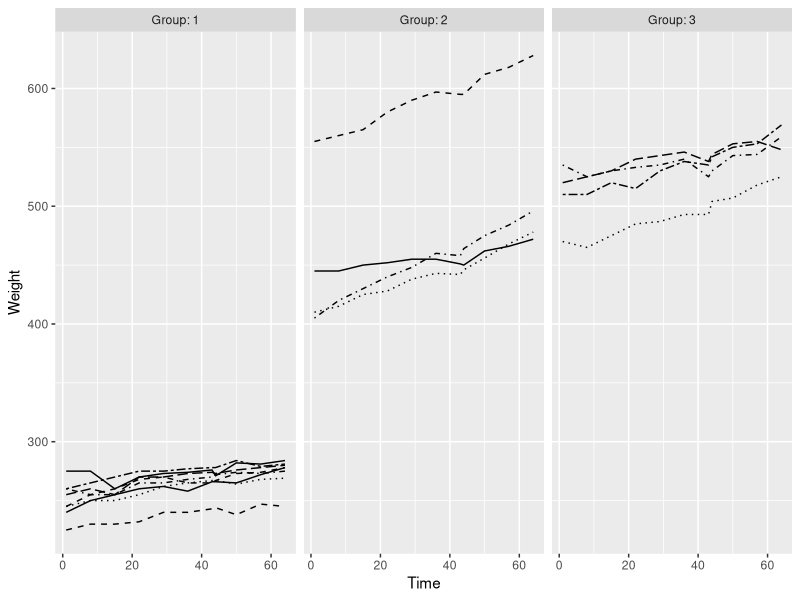
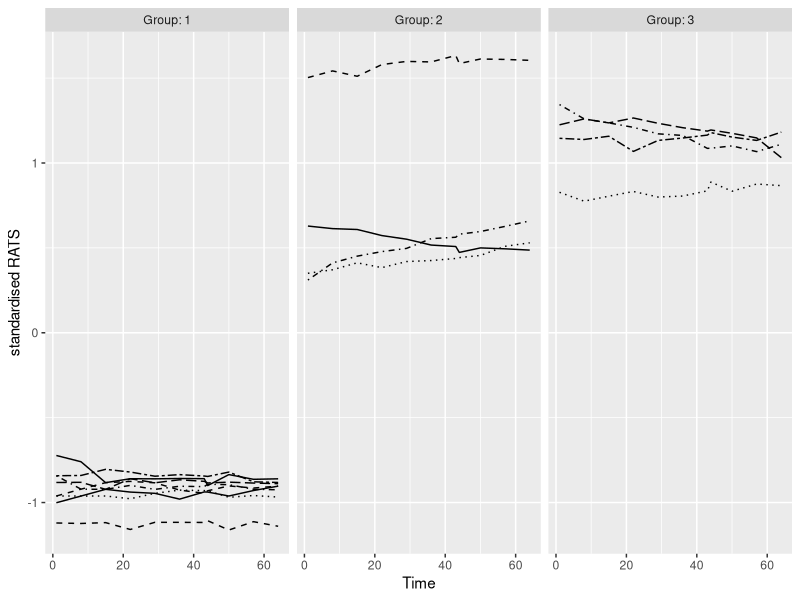
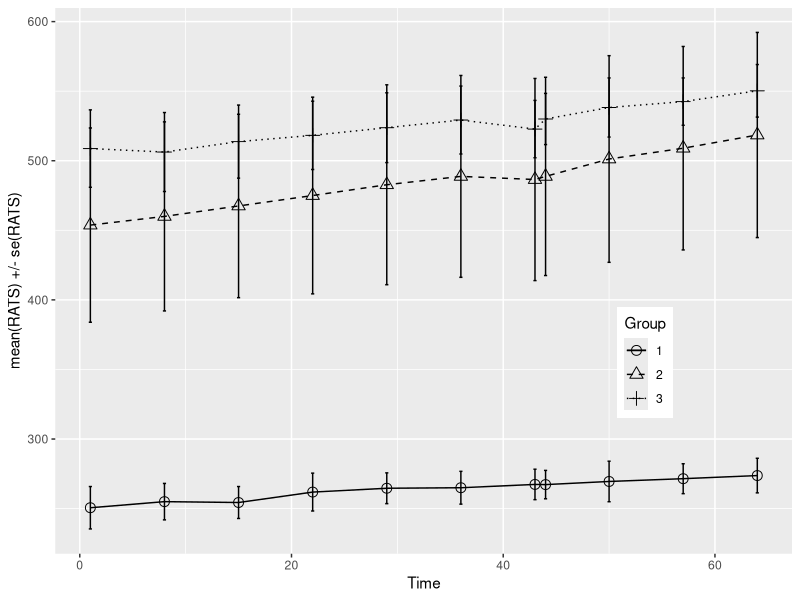
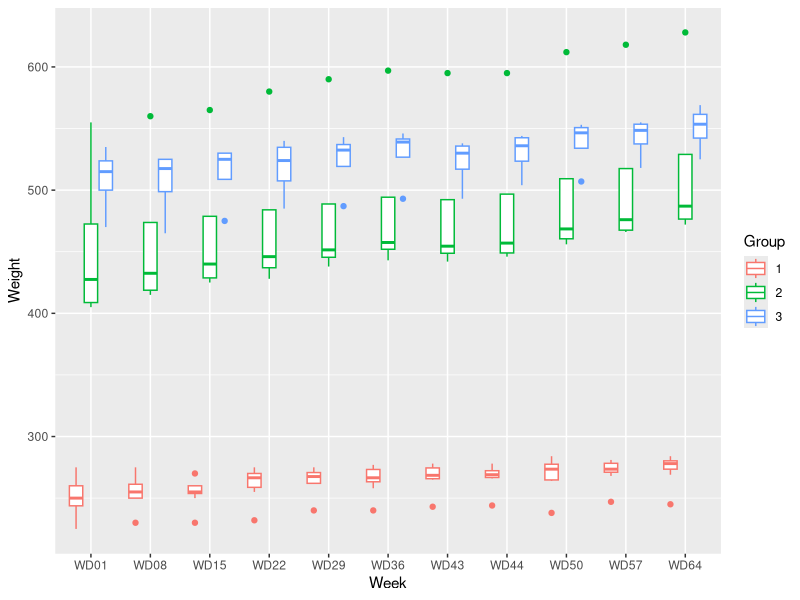
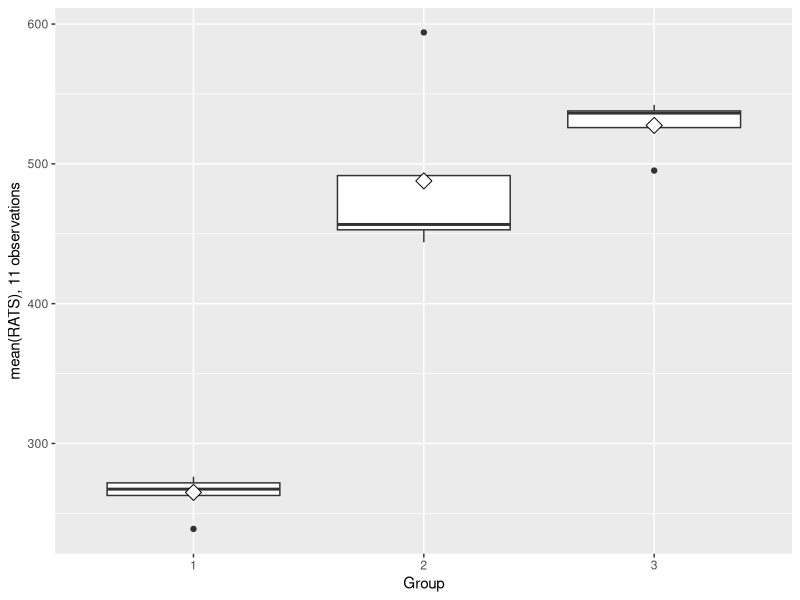
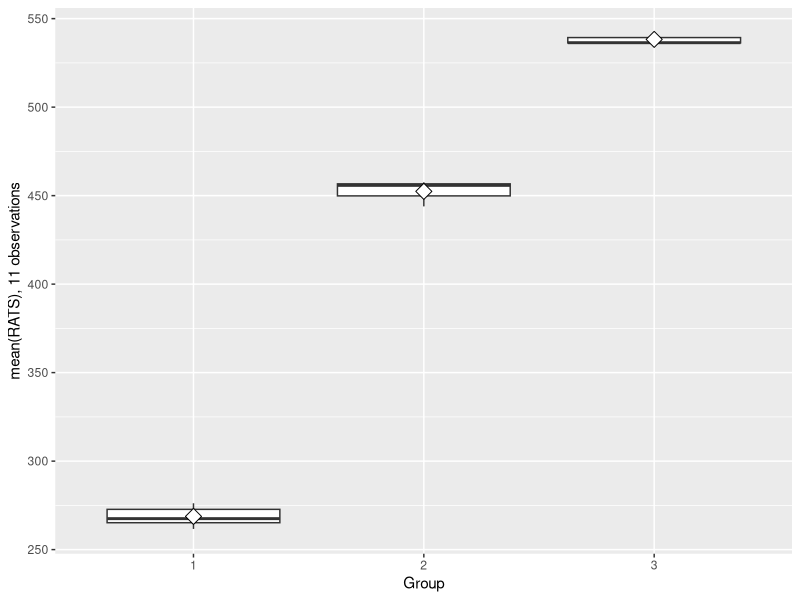
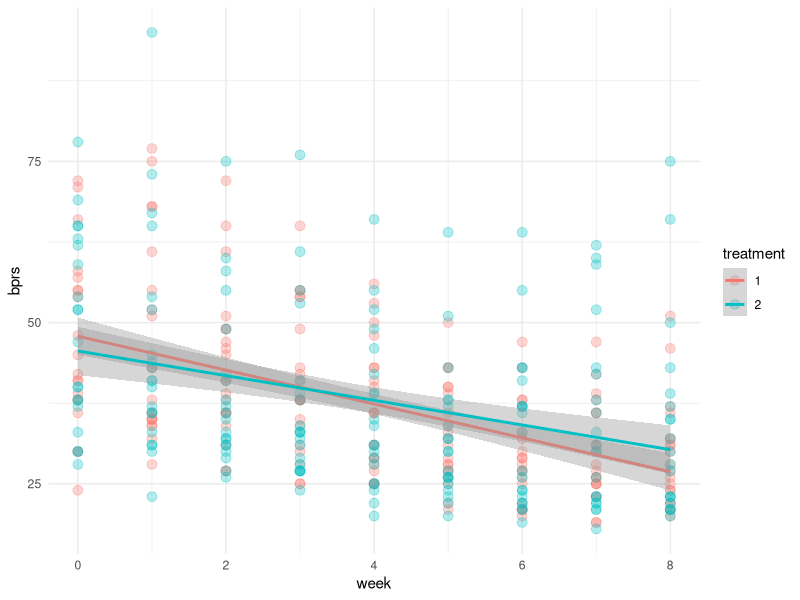
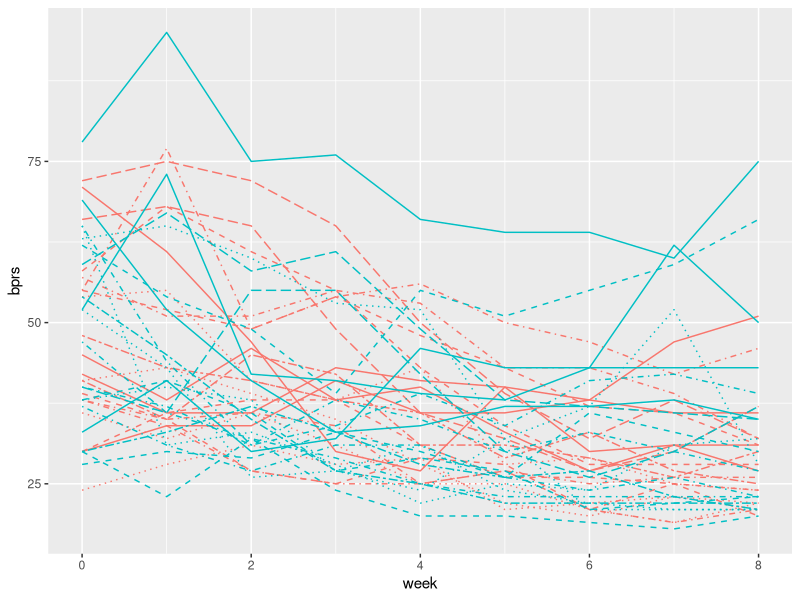

Source code (R) for these figures, in order:
## ---- chunk 1
# Access the package ggplot2
library(ggplot2)
# Load RATSL
library(readr)
RATSL <- read.csv("data/RATSL.csv")
#Refactoring, etc., as saving the file seems to have dropped the formatting
RATSL$ID <- factor(RATSL$ID)
RATSL$Group <- factor(RATSL$Group)
RATSL$WD <- as.character(RATSL$WD)
str(RATSL)
head(RATSL)
## ---- chunk 2
# Draw the plot
ggplot(RATSL, aes(x = Time, y = Weight, linetype = ID)) +
  geom_line() +
  scale_linetype_manual(values = rep(1:10, times=4)) +
  facet_grid(. ~ Group, labeller = label_both) +
  theme(legend.position = "none") + 
  scale_y_continuous(limits = c(min(RATSL$Weight), max(RATSL$Weight)))
## ---- chunk 3
library(tidyr)
library(dplyr)
# Standardise the variable bprs
RATSL <- RATSL %>%
  group_by(Time) %>%
  mutate(stdWeight = (Weight - mean(Weight))/sd(Weight) ) %>%
  ungroup()

# Glimpse the data
glimpse(RATSL)
## ---- chunk 4
# Draw the plot
ggplot(RATSL, aes(x = Time, y = stdWeight, linetype = ID)) +
  geom_line() +
  scale_linetype_manual(values = rep(1:10, times=4)) +
  facet_grid(. ~ Group, labeller = label_both) +
  theme(legend.position = "none") + 
  scale_y_continuous(name = "standardised RATS")
## ---- chunk 5
# Number of weeks, baseline (week 0) included
n <- RATSL$Time %>% unique() %>% length()

# Summary data with mean and standard error of bprs by treatment 
# and week 
RATSS <- RATSL %>%
  group_by(Group, Time) %>%
  summarise( mean = mean(Weight), se= sd(Weight) ) %>%
  ungroup()

# Glimpse the data
glimpse(RATSS)

# Plot the mean profiles
ggplot(RATSS, aes(x = Time, y = mean, linetype = Group, shape = Group)) +
  geom_line() +
  scale_linetype_manual(values = c(1,2,3)) +
  geom_point(size=3) +
  scale_shape_manual(values = c(1,2,3)) +
  geom_errorbar(aes(ymin=mean-se, ymax=mean+se, linetype="1"), width=0.3) +
  theme(legend.position = c(0.8,0.35)) +
  scale_y_continuous(name = "mean(RATS) +/- se(RATS)")
## ---- chunk 6
#Little editing as using "week" seems to plot the wrong way
RATSLP<-RATSL
RATSLP$WD[RATSLP$WD == "WD1"] <- "WD01"
RATSLP$WD[RATSLP$WD == "WD8"] <- "WD08"

# Draw a boxplot of the mean versus treatment
ggplot(RATSLP, aes(x = RATSLP$WD, y = Weight, col = Group)) +
  geom_boxplot() +
  xlab("Week")

## ---- chunk 7
RATSL8S <- RATSL %>%
  filter(Time > 1) %>%
  group_by(Group, ID) %>%
  summarise( mean=mean(Weight) ) %>%
  ungroup()

# Glimpse the data
glimpse(RATSL8S)

# Draw a boxplot of the mean versus treatment
ggplot(RATSL8S, aes(x = Group, y = mean)) +
  geom_boxplot() +
  stat_summary(fun.y = "mean", geom = "point", shape=23, size=4, fill = "white") +
  scale_y_continuous(name = "mean(RATS), 11 observations")

## ---- chunk 8
# Create a new data by filtering the outlier and adjust the ggplot code the draw the plot again with the new data
RATSL8S1 <- filter(RATSL8S, (Group == 1 & mean > 250) | (Group == 2 & mean < 590) | (Group == 3 & mean > 500))

ggplot(RATSL8S1, aes(x = Group, y = mean)) +
  geom_boxplot() +
  stat_summary(fun.y = "mean", geom = "point", shape=23, size=4, fill = "white") +
  scale_y_continuous(name = "mean(RATS), 11 observations")

## ---- chunk 9
# Access the package ggplot2
library(ggplot2)
# Load BPRSL
library(readr)
BPRSL <- read.csv("data/BPRSL.csv")
BPRS <- read.csv("data/BPRS.csv")
#Refactoring, etc., as saving the file seems to have dropped the formatting
BPRSL$subject <- factor(BPRSL$subject)
BPRSL$treatment <- factor(BPRSL$treatment)
BPRSL$weeks <- as.character(BPRSL$weeks)
BPRS$subject <- factor(BPRS$subject)
BPRS$treatment <- factor(BPRS$treatment)
str(BPRSL)
head(BPRSL)

## ---- chunk 10

# initialize plot with data and aesthetic mapping
p1 <- ggplot(BPRSL, aes(x = week, y = bprs, col=treatment))
# define the visualization type (points)
p2 <- p1 + geom_point(size = 3, alpha = .3)
# add a regression line
p3 <- p2 + geom_smooth(method = "lm")
#draw the plot
p4 <- p3 + theme_minimal()
p4
## ---- chunk 11

ggplot(BPRSL, aes(x = week, y = bprs, linetype = subject)) +
  geom_line(aes(col=treatment)) +
  scale_linetype_manual(values = rep(1:10, times=4)) +
#  facet_grid(. ~ treatment, labeller = label_both) +
  theme(legend.position = "none") + 
  scale_y_continuous(limits = c(min(BPRSL$bprs), max(BPRSL$bprs)))

## ---- chunk 12
pairs(BPRS[3:11])
## ---- chunk 13
# create a regression model RATS_reg model
# bprs ~ week + d1
BPRS_reg <- lm(bprs ~ week + treatment, data = BPRSL)

# print out a summary of the model
summary(BPRS_reg)
## ---- chunk 14
#create a dummy variable, which gets value '1' when subject belongs into
#treatment group 2
d1 <- as.numeric(BPRSL$treatment)-1
#d1 <- factor(d1)
BPRS_reg <- lm(bprs ~ week + d1, data = BPRSL)
library(car)
ss_results <- linearHypothesis(BPRS_reg,  c("week = 0", "d1 = 0"))
print(ss_results)
## ---- chunk 15
# access library lme4
library(lme4)

# Create a random intercept model
BPRS_ref <- lmer(bprs ~ week + treatment + (1 | subject), data = BPRSL, REML = FALSE)
VC<-VarCorr(BPRS_ref)

# Print the summary of the model
summary(BPRS_ref)
## ---- chunk 16
# create a random intercept and random slope model
BPRS_ref1 <- lmer(bprs ~ week + treatment + (week | subject), data = BPRSL, REML = FALSE)

# print a summary of the model
summary(BPRS_ref1)

# perform an ANOVA test on the two models
anova(BPRS_ref1, BPRS_ref)

## ---- chunk 17

# create a random intercept and random slope model
BPRS_ref2 <- lmer(bprs ~ week * treatment + (week | subject), data = BPRSL, REML = FALSE)

# print a summary of the model
summary(BPRS_ref2)

# perform an ANOVA test on the two models
anova(BPRS_ref2, BPRS_ref1)
## ---- chunk 18
# Create a vector of the fitted values
Fitted <- fitted(BPRS_ref2)

# Create a new column fitted to RATSL
BPRSL <- BPRSL %>%
  mutate(Fitted)

#Fitted plot
plot2 <- ggplot(BPRSL, aes(x = week, y = Fitted, linetype = subject)) +
  geom_line(aes(col=treatment)) +
  scale_linetype_manual(values = rep(1:10, times=4)) +
  theme(legend.position = "none") +
  scale_y_continuous(limits = c(min(BPRSL$Fitted), max(BPRSL$bprs))) +
  ggtitle("Fitted")

#Observed plot
plot1 <- ggplot(BPRSL, aes(x = week, y = bprs, linetype = subject)) +
  geom_line(aes(col=treatment)) +
  scale_linetype_manual(values = rep(1:10, times=4)) +
  theme(legend.position = "none") +
  scale_y_continuous(limits = c(min(BPRSL$Fitted), max(BPRSL$bprs))) +
  ggtitle("Observed")


library(ggpubr)

#  facet_wrap(~ high_use)
ggarrange(plot1, plot2, ncol = 2, nrow = 1)

